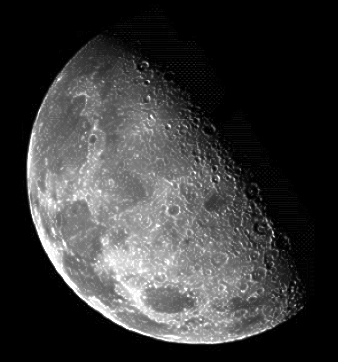
#> input picture Filter Unsharp Masking/unsharp.png, 338 x 362 px
$ python 'Filter Unsharp Masking.py'   (older library calls are emulated)
#> lines starting #> are read from the running program, lines starting #| are printed output that depends on the picture
import numpy as np
import cv2
from matplotlib import pyplot as plt

# Memuat gambar
img = cv2.imread('unsharp.png', cv2.IMREAD_GRAYSCALE)
#> img is the input picture: shape (362, 338); min 0, max 255, mean 56.8

# Menghitung Laplacian darai gambar
laplacian = cv2.Laplacian(img, cv2.CV_64F)
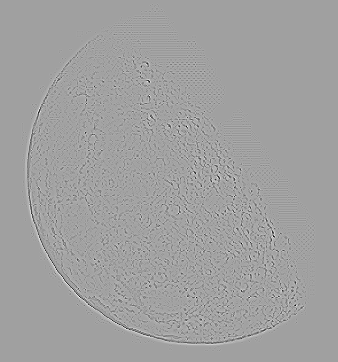
#> laplacian: shape (362, 338) float64; min -429, max 251, mean 0; drawn with min black and max white

# Mendefinisikan parameter untuk Unsharp Masking filter
alpha = 0.2
beta = 1.0 - alpha
gamma = 1.0

# Membuat Unsharp Masking filter
filter = gamma * (alpha * laplacian + beta * img)
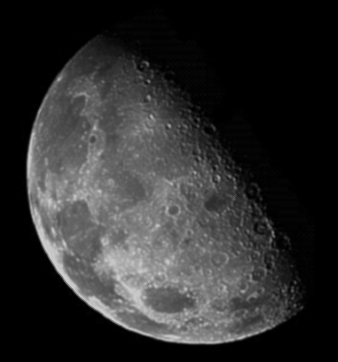
#> filter: shape (362, 338) float64; min 0, max 204, mean 45.4

# Menghitung DFT dari filter
dft = cv2.dft(np.float32(filter), flags=cv2.DFT_COMPLEX_OUTPUT)
dft_shift = np.fft.fftshift(dft)

# Mendefinisikan filter parameters
rows, cols = img.shape
#> rows = 362; cols = 338
crow, ccol = rows//2, cols//2
#> crow = 181; ccol = 169
d0 = 30

# Membuat Gaussian Lowpass Filter
mask = np.ones((rows, cols, 2), np.float32)
for i in range(rows):
    for j in range(cols):
        dist = np.sqrt((i-crow)**2 + (j-ccol)**2)
        mask[i, j] = np.exp(-(dist**2) / (2*(d0**2)))

# Mengaplikasikan filter ke shifted DFT
dft_shift = dft_shift * mask

# Menghitung inverse DFT
idft_shift = np.fft.ifftshift(dft_shift)
idft = cv2.idft(idft_shift)
img_back = cv2.magnitude(idft[:, :, 0], idft[:, :, 1])
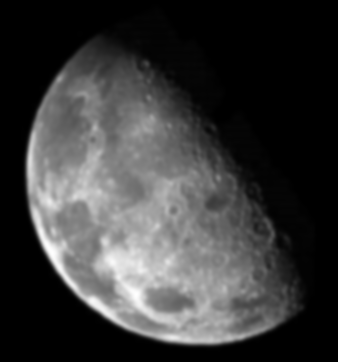
#> img_back: shape (362, 338) float32; min 0, max 24249514, mean 5560948; drawn with min black and max white

# Menampilkan  original image, Laplacian, filter, dan filtered image
plt.subplot(221), plt.imshow(img, cmap='gray')
plt.title('Input Image'), plt.xticks([]), plt.yticks([])
plt.subplot(222), plt.imshow(laplacian, cmap='gray')
plt.title('Laplacian'), plt.xticks([]), plt.yticks([])
plt.subplot(223), plt.imshow(filter, cmap='gray')
plt.title('Unsharp Masking Filter'), plt.xticks([]), plt.yticks([])
plt.subplot(224), plt.imshow(img_back, cmap='gray')
plt.title('Filtered Image'), plt.xticks([]), plt.yticks([])

plt.show()
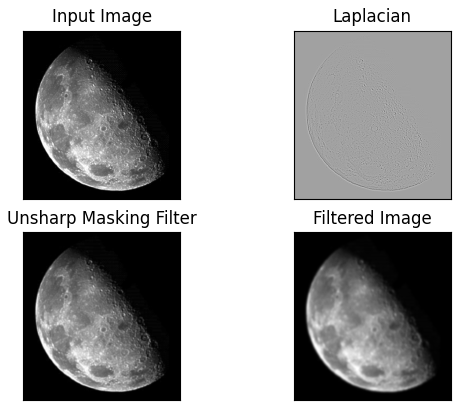
#> figure drawn by matplotlib, 4 panels
